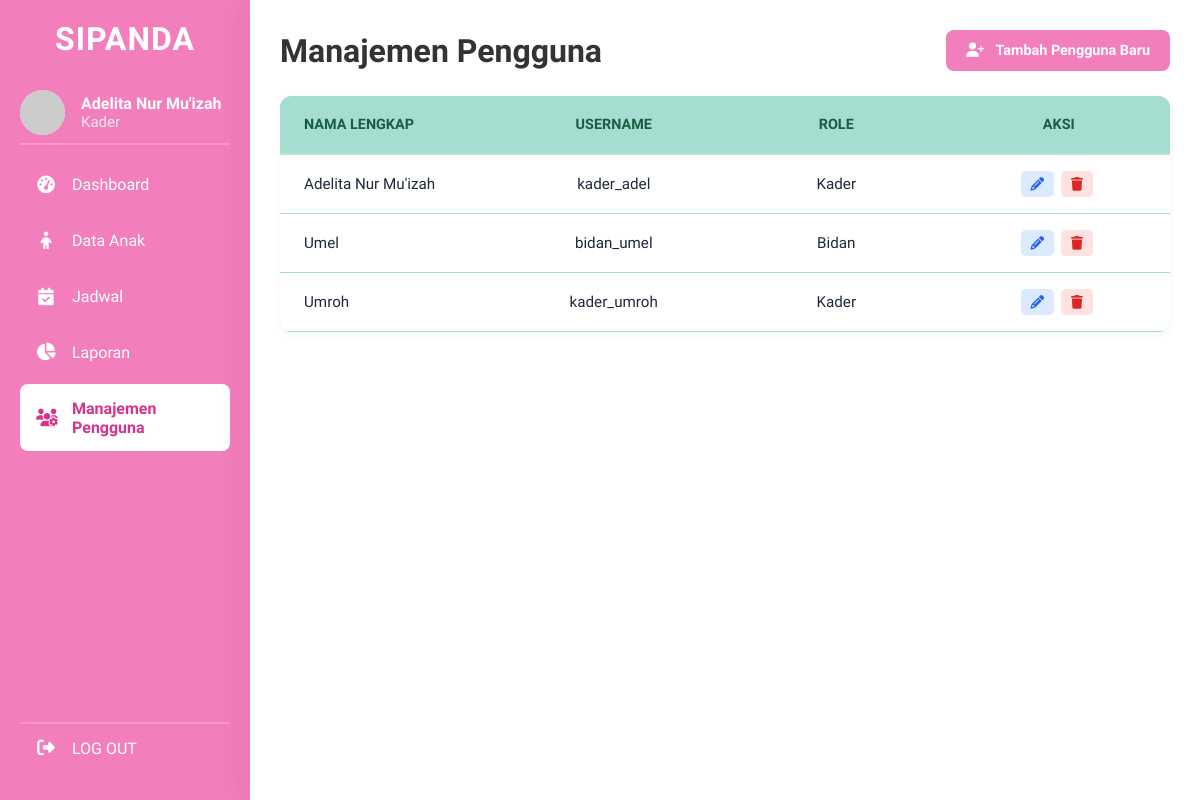
The app's page /manajemen_pengguna.php (signed in) with its own data.
### tables this page shows
CREATE TABLE `users` (
  `id_user` int(11) NOT NULL,
  `nama_lengkap` varchar(100) NOT NULL,
  `username` varchar(50) NOT NULL,
  `password` varchar(255) NOT NULL,
  `role` enum('kader','bidan') NOT NULL,
  `created_at` timestamp NOT NULL DEFAULT current_timestamp(),
  `is_active` tinyint(1) DEFAULT 1
);

### manajemen_pengguna.php (the view, shortened to what this page needs)
<?php
require 'config/database.php';
$query_users = "SELECT * FROM users ORDER BY nama_lengkap ASC";
$result_users = $conn->query($query_users);
include 'templates/header.php';
?>
<div class="dashboard-container">
    <aside class="sidebar">
        <div class="sidebar-header">
            <h2>SIPANDA</h2>
        </div>
        <div class="sidebar-user">
            <img src="https://ui-avatars.com/api/?name=<?= urlencode($_SESSION['nama_lengkap']) ?>&background=FBCFE8&color=B42373"
                alt="User Avatar">
            <div class="user-info">
                <h4><?= htmlspecialchars($_SESSION['nama_lengkap']) ?></h4>
                <p><?= htmlspecialchars(ucfirst($_SESSION['role'])) ?></p>
            </div>
        </div>
        <ul class="sidebar-nav">
            <li><a href="dashboard_kader.php"><i class="fa-solid fa-tachometer-alt"></i> Dashboard</a></li>
            <li><a href="data_anak.php"><i class="fa-solid fa-child"></i> Data Anak</a></li>
            <li><a href="jadwal_imunisasi.php"><i class="fa-solid fa-calendar-check"></i> Jadwal</a></li>
            <li><a href="laporan.php"><i class="fa-solid fa-chart-pie"></i> Laporan</a></li>
            <li><a href="manajemen_pengguna.php" class="active"><i class="fa-solid fa-users-cog"></i> Manajemen
                    Pengguna</a></li>
        </ul>
        <div class="sidebar-footer">
            <ul class="sidebar-nav">
                <li><a href="<?= BASE_URL ?>/logout.php"><i class="fa-solid fa-right-from-bracket"></i> LOG OUT</a></li>
            </ul>
        </div>
    </aside>
    <main class="main-content">
        <div class="main-header">
            <div style="display: flex; align-items: center;">
                <h1 style="margin: 0;">Manajemen Pengguna</h1>
            </div>
            <div class="header-actions">
                <a href="#" id="openModalUserBtn" class="btn-primary">
                    <i class="fa-solid fa-user-plus"></i> Tambah Pengguna Baru
                </a>
            </div>
        </div>
        <div class="data-table-wrapper">
            <table class="data-table" id="tabel-pengguna">
                <thead>
                    <tr>
                        <th>Nama Lengkap</th>
                        <th>Username</th>
                        <th>Role</th>
                        <th>Aksi</th>
                    </tr>
                </thead>
                <tbody>
                    <?php if ($result_users && $result_users->num_rows > 0): ?>
                        <?php while ($row = $result_users->fetch_assoc()): ?>
                            <tr>
                                <td><?= htmlspecialchars($row['nama_lengkap']) ?></td>
                                <td><?= htmlspecialchars($row['username']) ?></td>
                                <td><?= ucfirst(htmlspecialchars($row['role'])) ?></td>
                                <td>
                                    <a href="edit_pengguna.php?id=<?= $row['id_user'] ?>" class="btn-aksi btn-edit"
                                        title="Edit Pengguna"><i class="fa-solid fa-pencil"></i></a>
                                    <a href="process/hapus_pengguna.php?id=<?= $row['id_user'] ?>" class="btn-aksi btn-hapus"
                                        title="Hapus Pengguna"
                                        onclick="return confirm('Apakah Anda yakin ingin menghapus pengguna <?= htmlspecialchars(addslashes($row['nama_lengkap'])) ?>? Aksi ini tidak dapat dibatalkan.');">
                                        <i class="fa-solid fa-trash"></i>
                                    </a>
                                </td>
                            </tr>
                        <?php endwhile; ?>
                    <?php else: ?>
                        <tr>
                            <td colspan="4" style="text-align:center;">Belum ada pengguna terdaftar.</td>
                        </tr>
                    <?php endif; ?>
                </tbody>
            </table>
        </div>
    </main>
</div>
<?php
include 'templates/footer.php';
?>

### assets/css/style.css (style rules this page uses)
* { margin: 0; padding: 0; box-sizing: border-box; }
body { font-family: "Baloo 2", cursive; background-color: white; min-height: 100vh; }

### assets/css/dashboard.css (style rules this page uses)
*, *::before, *::after { box-sizing: border-box; }
body.dashboard-body { display: block; justify-content: normal; align-items: normal; min-height: 100vh; background-color: white; }
.dashboard-container { display: flex; width: 100%; min-height: 100vh; }
.sidebar { width: 250px; background-color: #f37ebc; color: white; display: flex; flex-direction: column; padding: 20px; flex-shrink: 0; box-sizing: border-box; position: sticky; top: 0; height: 100vh; }
.sidebar-header { margin-bottom: 2rem; }
.sidebar-header h2 { font-size: 32px; font-weight: 700; text-align: center; letter-spacing: 1px; }
.sidebar-user { display: flex; align-items: center; margin-bottom: 1rem; padding-bottom: 0.5rem; border-bottom: 2px solid rgba(255, 255, 255, 0.2); }
.sidebar-user img { width: 45px; height: 45px; border-radius: 50%; margin-right: 1rem; background-color: #fbcfe8; }
.user-info h4 { font-size: 1rem; font-weight: 600; margin: 0; }
.user-info p { font-size: 15px; margin: 0; opacity: 0.8; }
.sidebar-nav { list-style: none; padding: 0; margin: 0; flex-grow: 1; }
.sidebar-nav li { margin-bottom: 0.5rem; }
.sidebar-nav a { display: flex; align-items: center; padding: 0.9rem 1rem; border-radius: 0.5rem; text-decoration: none; color: white; font-weight: 500; transition: background-color 0.2s ease; }
.sidebar-nav a i { width: 20px; margin-right: 1rem; font-size: 1.1rem; text-align: center; }
.sidebar-nav a.active { background-color: white; color: #d6338a; font-weight: 600; }
.sidebar-footer { margin-top: 0.5rem; border-top: 2px solid rgba(255, 255, 255, 0.2); }
.main-content { flex-grow: 1; padding: 1.5rem 2rem; background-color: #ffffff; box-shadow: -10px 0 25px rgba(0, 0, 0, 0.05); z-index: 10; }
.main-header { display: flex; justify-content: flex-start; align-items: center; margin-bottom: 0.5rem; }
.main-header h1 { font-size: 2rem; font-weight: 700; color: #333333; }
.header-actions { display: flex; gap: 1rem; justify-content: flex-start; }
.btn-primary { background-color: #f37ebc; color: white; padding: 0.75rem 1.25rem; border: none; border-radius: 0.5rem; font-weight: 600; font-size: 0.9rem; cursor: pointer; text-decoration: none; transition: background-color 0.2s ease; }
.btn-primary i { margin-right: 0.5rem; }
.data-table-wrapper { width: 100%; overflow-x: auto; border-radius: 0.75rem; overflow: hidden; background-color: #a5ded0; box-shadow: 0 2px 8px rgba(0, 0, 0, 0.05); }
.data-table { width: 100%; border-collapse: collapse; background-color: transparent; }
.data-table th, .data-table td { padding: 1.25rem; text-align: center; border-bottom: 1px solid #a5ded0; }
.data-table th { background-color: #a5ded0; color: #1a5d44; font-size: 0.9rem; text-transform: uppercase; font-weight: 800; border-bottom: 2px solid rgba(255, 255, 255, 0.2); }
.data-table td { background-color: #ffffff; font-size: 0.95rem; color: #1e293b; transition: background-color 0.2s; }
.data-table th:nth-child(1), .data-table td:nth-child(1) { width: 35%; text-align: left; padding-left: 1.5rem; }
.data-table th:nth-child(2), .data-table td:nth-child(2) { width: 20%; text-align: center; }
.data-table th:nth-child(3), .data-table td:nth-child(3) { width: 25%; text-align: center; }
.data-table th:nth-child(4), .data-table td:nth-child(4) { width: 20%; text-align: center; }
.btn-aksi { text-decoration: none; padding: 0.3rem 0.6rem; border-radius: 0.3rem; margin-right: 0.25rem; font-size: 0.85rem; }
.btn-aksi.btn-edit { background-color: #dbeafe; color: #2563eb; }
.btn-aksi.btn-hapus { background-color: #fee2e2; color: #dc2626; }
* { transition: all 0.2s ease-in-out; }
.main-content { padding: 30px; }
.main-header { display: flex; justify-content: space-between; align-items: center; margin-bottom: 25px; }
#tabel-pengguna { width: 100%; table-layout: fixed; border-collapse: collapse; }
#tabel-pengguna th:nth-child(1), #tabel-pengguna td:nth-child(1) { width: 25%; text-align: left; padding-left: 1.5rem; }
#tabel-pengguna th:nth-child(2), #tabel-pengguna td:nth-child(2) { width: 25%; text-align: center; }
#tabel-pengguna th:nth-child(3), #tabel-pengguna td:nth-child(3) { width: 25%; text-align: center; }
#tabel-pengguna th:nth-child(4), #tabel-pengguna td:nth-child(4) { width: 25%; text-align: center; }
#tabel-pengguna td { white-space: nowrap; overflow: hidden; text-overflow: ellipsis; }

### records on screen
users: nama_lengkap "Adelita Nur Mu'izah", username "kader_adel", role "Kader"
users: nama_lengkap "Umel", username "bidan_umel", role "Bidan"
users: nama_lengkap "Umroh", username "kader_umroh", role "Kader"

### other values on screen
$_SESSION['nama_lengkap'] "Adelita Nur Mu'izah"
$_SESSION['role'] "Kader"
